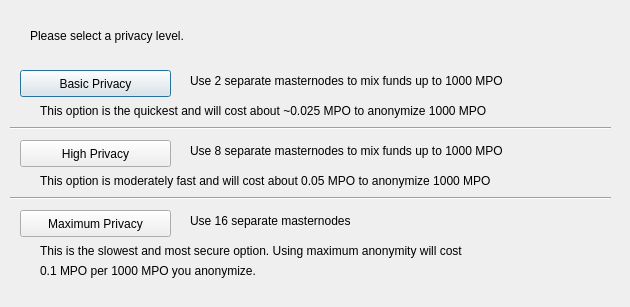
<?xml version="1.0" encoding="UTF-8"?>
<ui version="4.0">
 <class>DarksendConfig</class>
 <widget class="QDialog" name="DarksendConfig">
  <property name="geometry">
   <rect>
    <x>0</x>
    <y>0</y>
    <width>630</width>
    <height>307</height>
   </rect>
  </property>
  <property name="windowTitle">
   <string>Configure PrivateSend</string>
  </property>
  <widget class="QPushButton" name="buttonBasic">
   <property name="geometry">
    <rect>
     <x>20</x>
     <y>70</y>
     <width>151</width>
     <height>27</height>
    </rect>
   </property>
   <property name="text">
    <string>Basic Privacy</string>
   </property>
  </widget>
  <widget class="QPushButton" name="buttonHigh">
   <property name="geometry">
    <rect>
     <x>20</x>
     <y>140</y>
     <width>151</width>
     <height>27</height>
    </rect>
   </property>
   <property name="text">
    <string>High Privacy</string>
   </property>
  </widget>
  <widget class="QPushButton" name="buttonMax">
   <property name="geometry">
    <rect>
     <x>20</x>
     <y>210</y>
     <width>151</width>
     <height>27</height>
    </rect>
   </property>
   <property name="text">
    <string>Maximum Privacy</string>
   </property>
  </widget>
  <widget class="QLabel" name="label">
   <property name="geometry">
    <rect>
     <x>30</x>
     <y>20</y>
     <width>571</width>
     <height>31</height>
    </rect>
   </property>
   <property name="text">
    <string>Please select a privacy level.</string>
   </property>
  </widget>
  <widget class="QLabel" name="label_2">
   <property name="geometry">
    <rect>
     <x>190</x>
     <y>70</y>
     <width>421</width>
     <height>21</height>
    </rect>
   </property>
   <property name="text">
    <string>Use 2 separate masternodes to mix funds up to 1000 MPO</string>
   </property>
  </widget>
  <widget class="QLabel" name="label_3">
   <property name="geometry">
    <rect>
     <x>190</x>
     <y>140</y>
     <width>411</width>
     <height>21</height>
    </rect>
   </property>
   <property name="text">
    <string>Use 8 separate masternodes to mix funds up to 1000 MPO</string>
   </property>
  </widget>
  <widget class="QLabel" name="label_4">
   <property name="geometry">
    <rect>
     <x>190</x>
     <y>210</y>
     <width>421</width>
     <height>21</height>
    </rect>
   </property>
   <property name="text">
    <string>Use 16 separate masternodes</string>
   </property>
  </widget>
  <widget class="QLabel" name="label_6">
   <property name="geometry">
    <rect>
     <x>40</x>
     <y>100</y>
     <width>561</width>
     <height>21</height>
    </rect>
   </property>
   <property name="text">
    <string>This option is the quickest and will cost about ~0.025 MPO to anonymize 1000 MPO</string>
   </property>
  </widget>
  <widget class="QLabel" name="label_7">
   <property name="geometry">
    <rect>
     <x>40</x>
     <y>170</y>
     <width>561</width>
     <height>21</height>
    </rect>
   </property>
   <property name="text">
    <string>This option is moderately fast and will cost about 0.05 MPO to anonymize 1000 MPO</string>
   </property>
  </widget>
  <widget class="QLabel" name="label_8">
   <property name="geometry">
    <rect>
     <x>40</x>
     <y>240</y>
     <width>561</width>
     <height>21</height>
    </rect>
   </property>
   <property name="text">
    <string>This is the slowest and most secure option. Using maximum anonymity will cost</string>
   </property>
  </widget>
  <widget class="QLabel" name="label_9">
   <property name="geometry">
    <rect>
     <x>40</x>
     <y>260</y>
     <width>561</width>
     <height>21</height>
    </rect>
   </property>
   <property name="text">
    <string>0.1 MPO per 1000 MPO you anonymize.</string>
   </property>
  </widget>
  <widget class="Line" name="line">
   <property name="geometry">
    <rect>
     <x>10</x>
     <y>120</y>
     <width>601</width>
     <height>16</height>
    </rect>
   </property>
   <property name="orientation">
    <enum>Qt::Horizontal</enum>
   </property>
  </widget>
  <widget class="Line" name="line_2">
   <property name="geometry">
    <rect>
     <x>10</x>
     <y>190</y>
     <width>601</width>
     <height>16</height>
    </rect>
   </property>
   <property name="orientation">
    <enum>Qt::Horizontal</enum>
   </property>
  </widget>
 </widget>
 <resources/>
 <connections/>
</ui>
